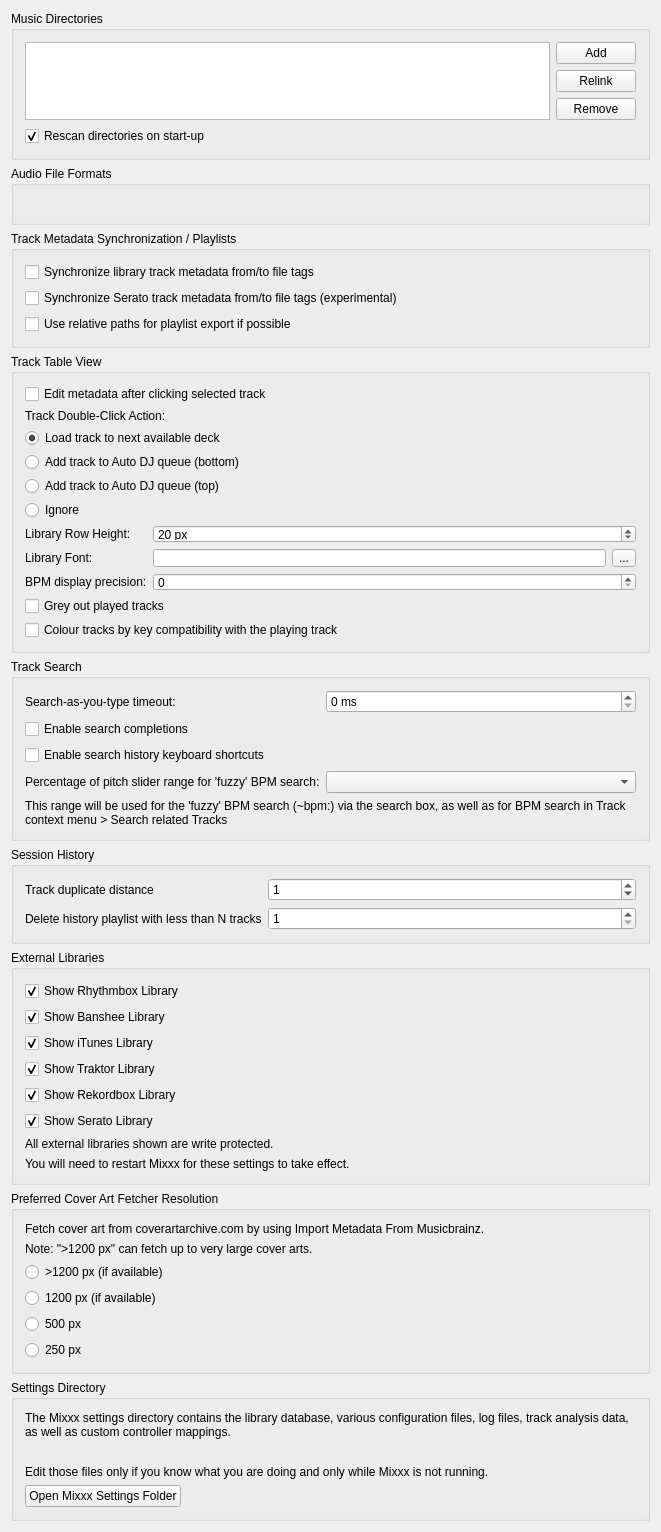
<?xml version="1.0" encoding="UTF-8"?>
<ui version="4.0">
 <class>DlgPrefLibraryDlg</class>
 <widget class="QWidget" name="DlgPrefLibraryDlg">
  <property name="geometry">
   <rect>
    <x>0</x>
    <y>0</y>
    <width>661</width>
    <height>1522</height>
   </rect>
  </property>
  <property name="windowTitle">
   <string notr="true">Library Preferences</string>
  </property>
  <layout class="QVBoxLayout" name="verticalLayout">

   <item>
    <widget class="QGroupBox" name="groupBox_MusicDirectories">
     <property name="title">
      <string>Music Directories</string>
     </property>
     <layout class="QGridLayout" name="gridLayout_music_directories">

      <item row="0" column="0" rowspan="3">
       <widget class="QListView" name="dirList">
        <property name="editTriggers">
         <set>QAbstractItemView::NoEditTriggers</set>
        </property>
        <property name="iconSize">
         <size>
          <width>16</width>
          <height>16</height>
         </size>
        </property>
        <property name="uniformItemSizes">
         <bool>true</bool>
        </property>
       </widget>
      </item>

      <item row="0" column="1">
       <widget class="QPushButton" name="pushButton_add_dir">
        <property name="font">
         <font/>
        </property>
        <property name="toolTip">
         <string>Add a directory where your music is stored. Mixxx will watch this directory and its subdirectories for new tracks.</string>
        </property>
        <property name="text">
         <string>Add</string>
        </property>
       </widget>
      </item>

      <item row="1" column="1">
       <widget class="QPushButton" name="pushButton_relocate_dir">
        <property name="toolTip">
         <string>If an existing music directory is moved, Mixxx doesn't know where to find the audio files in it. Choose Relink to select the music directory in its new location. &lt;br/&gt; This will re-establish the links to the audio files in the Mixxx library.</string>
        </property>
        <property name="text">
         <string extracomment="This will re-establish the links to the audio files in the Mixxx database if you move an music directory to a new location.">Relink</string>
        </property>
       </widget>
      </item>

      <item row="2" column="1">
       <widget class="QPushButton" name="pushButton_remove_dir">
        <property name="font">
         <font/>
        </property>
        <property name="toolTip">
         <string>If removed, Mixxx will no longer watch this directory and its subdirectories for new tracks.</string>
        </property>
        <property name="text">
         <string>Remove</string>
        </property>
       </widget>
      </item>

      <item row="3" column="0" colspan="2">
       <widget class="QCheckBox" name="checkBox_library_scan">
        <property name="text">
         <string>Rescan directories on start-up</string>
        </property>
        <property name="checked">
         <bool>true</bool>
        </property>
       </widget>
      </item>

     </layout>
    </widget>
   </item>

   <item>
    <widget class="QGroupBox" name="groupBox_AudioFileFormats">
     <property name="title">
      <string>Audio File Formats</string>
     </property>
     <property name="flat">
      <bool>false</bool>
     </property>
     <layout class="QGridLayout" name="gridLayout_audio_formats">
      <item row="0" column="0">
       <widget class="QLabel" name="builtInFormats">
        <property name="text">
         <string/>
        </property>
        <property name="wordWrap">
         <bool>true</bool>
        </property>
       </widget>
      </item>
     </layout>
    </widget>
   </item>

   <item>
    <widget class="QGroupBox" name="groupBox_AudioFileTags">
     <property name="title">
      <string>Track Metadata Synchronization / Playlists</string>
     </property>
     <layout class="QGridLayout" name="gridLayout_metadata">
      <item row="0" column="0" colspan="2">
       <widget class="QCheckBox" name="checkBox_sync_track_metadata">
        <property name="toolTip">
         <string>Automatically write modified track metadata from the library into file tags and reimport metadata from updated file tags into the library</string>
        </property>
        <property name="text">
         <string>Synchronize library track metadata from/to file tags</string>
        </property>
       </widget>
      </item>

      <item row="1" column="0">
       <widget class="QCheckBox" name="checkBox_serato_metadata_export">
        <property name="toolTip">
         <string>Keeps track color, beat grid, bpm lock, cue points, and loops synchronized with SERATO_MARKERS/MARKERS2 file tags.&lt;br/&gt;&lt;br/&gt;WARNING: Enabling this option also enables the reimport of Serato metadata after files have been modified outside of Mixxx. On reimport existing metadata in Mixxx is replaced with the metadata found in file tags. Custom metadata not included in file tags like loop colors is lost.</string>
        </property>
        <property name="text">
         <string>Synchronize Serato track metadata from/to file tags (experimental)</string>
        </property>
       </widget>
      </item>

      <item row="2" column="0" colspan="2">
       <widget class="QCheckBox" name="checkBox_use_relative_path">
        <property name="text">
         <string>Use relative paths for playlist export if possible</string>
        </property>
       </widget>
      </item>
     </layout>
    </widget>
   </item>

   <item>
    <widget class="QGroupBox" name="groupBox_TrackTableView">
     <property name="title">
      <string>Track Table View</string>
     </property>
     <layout class="QGridLayout" name="gridLayout_track_table_view">

      <item row="1" column="0" colspan="3">
       <widget class="QCheckBox" name="checkBox_edit_metadata_selected_clicked">
        <property name="text">
         <string>Edit metadata after clicking selected track</string>
        </property>
       </widget>
      </item>

      <item row="2" column="0" colspan="3">
       <widget class="QLabel" name="label_doubeClickAction">
        <property name="text">
         <string>Track Double-Click Action:</string>
        </property>
        <property name="alignment">
         <set>Qt::AlignLeft|Qt::AlignVCenter</set>
        </property>
       </widget>
      </item>

      <item row="3" column="0" colspan="3">
       <widget class="QRadioButton" name="radioButton_dbclick_deck">
        <property name="text">
         <string>Load track to next available deck</string>
        </property>
        <property name="checked">
         <bool>true</bool>
        </property>
       </widget>
      </item>
      <item row="4" column="0" colspan="3">
       <widget class="QRadioButton" name="radioButton_dbclick_bottom">
        <property name="text">
         <string>Add track to Auto DJ queue (bottom)</string>
        </property>
       </widget>
      </item>
      <item row="5" column="0" colspan="3">
       <widget class="QRadioButton" name="radioButton_dbclick_top">
        <property name="text">
         <string>Add track to Auto DJ queue (top)</string>
        </property>
       </widget>
      </item>
      <item row="6" column="0" colspan="3">
       <widget class="QRadioButton" name="radioButton_dbclick_ignore">
        <property name="text">
         <string>Ignore</string>
        </property>
       </widget>
      </item>

      <item row="7" column="0">
       <widget class="QLabel" name="label_rowHeight">
        <property name="text">
         <string>Library Row Height:</string>
        </property>
        <property name="alignment">
         <set>Qt::AlignLeft|Qt::AlignVCenter</set>
        </property>
       </widget>
      </item>
      <item row="7" column="1" colspan="2">
       <widget class="QSpinBox" name="spinBox_row_height">
        <property name="suffix">
         <string> px</string>
        </property>
        <property name="minimum">
         <number>5</number>
        </property>
        <property name="maximum">
         <number>100</number>
        </property>
        <property name="value">
         <number>20</number>
        </property>
       </widget>
      </item>

      <item row="8" column="0">
       <widget class="QLabel" name="label_libraryFont">
        <property name="text">
         <string>Library Font:</string>
        </property>
        <property name="alignment">
         <set>Qt::AlignLeft|Qt::AlignVCenter</set>
        </property>
       </widget>
      </item>
      <item row="8" column="1">
       <widget class="QLineEdit" name="lineEdit_library_font">
        <property name="readOnly">
         <bool>true</bool>
        </property>
       </widget>
      </item>
      <item row="8" column="2">
       <widget class="QToolButton" name="btn_library_font">
        <property name="text">
         <string>...</string>
        </property>
       </widget>
      </item>

      <item row="9" column="0">
       <widget class="QLabel" name="label_bpm_precision">
        <property name="text">
         <string>BPM display precision:</string>
        </property>
        <property name="alignment">
         <set>Qt::AlignLeft|Qt::AlignVCenter</set>
        </property>
       </widget>
      </item>
      <item row="9" column="1" colspan="2">
       <widget class="QSpinBox" name="spinbox_bpm_precision"/>
      </item>

      <item row="10" column="0" colspan="3">
       <widget class="QCheckBox" name="checkbox_played_track_color">
        <property name="text">
         <string>Grey out played tracks</string>
        </property>
       </widget>
      </item>

      <item row="11" column="0" colspan="3">
       <widget class="QCheckBox" name="checkbox_key_color_compatibility">
        <property name="text">
         <string>Colour tracks by key compatibility with the playing track</string>
        </property>
        <property name="toolTip">
         <string>Highlights the key of tracks that harmonically mix with the track that is currently playing: green for the same key, blue for a neighbouring key and amber for the relative major/minor.</string>
        </property>
       </widget>
      </item>

     </layout>
    </widget>
   </item><!-- Track Table View -->

   <item>
    <widget class="QGroupBox" name="groupBox_Search">
     <property name="title">
      <string>Track Search</string>
     </property>
     <layout class="QGridLayout" name="gridLayout_search">

      <item row="0" column="0">
       <widget class="QLabel" name="label_searchDebouncingTimeout">
        <property name="text">
         <string>Search-as-you-type timeout:</string>
        </property>
        <property name="alignment">
         <set>Qt::AlignLeft|Qt::AlignVCenter</set>
        </property>
       </widget>
      </item>
      <item row="0" column="1" colspan="2">
       <widget class="QSpinBox" name="spinBox_search_debouncing_timeout">
        <property name="suffix">
         <string> ms</string>
        </property>
       </widget>
      </item>

      <item row="1" column="0" colspan="3">
       <widget class="QCheckBox" name="checkBox_enable_search_completions">
        <property name="text">
         <string>Enable search completions</string>
        </property>
       </widget>
      </item>

      <item row="2" column="0" colspan="3">
       <widget class="QCheckBox" name="checkBox_enable_search_history_shortcuts">
        <property name="text">
         <string>Enable search history keyboard shortcuts</string>
        </property>
       </widget>
      </item>

      <item row="3" column="0">
       <widget class="QLabel" name="label_searchBpmFuzzyRange">
        <property name="text">
         <string>Percentage of pitch slider range for 'fuzzy' BPM search:</string>
        </property>
        <property name="alignment">
         <set>Qt::AlignLeft|Qt::AlignVCenter</set>
        </property>
        <property name="buddy">
         <cstring>comboBox_search_bpm_fuzzy_range</cstring>
        </property>
       </widget>
      </item>
      <item row="3" column="1" colspan="2">
       <widget class="QComboBox" name="comboBox_search_bpm_fuzzy_range"/>
      </item>
      <item row="4" column="0" colspan="3">
       <widget class="QLabel" name="label_searchBpmFuzzyRangeInfo">
        <property name="text">
         <string>This range will be used for the 'fuzzy' BPM search (~bpm:) via the search box, as well as for BPM search in Track context menu &gt; Search related Tracks</string>
        </property>
        <property name="wordWrap">
         <bool>true</bool>
        </property>
       </widget>
      </item>

     </layout>
    </widget>
   </item><!-- Search box -->

   <item>
    <widget class="QGroupBox" name="groupBox_History">
     <property name="title">
      <string>Session History</string>
     </property>
     <layout class="QGridLayout" name="gridLayout_history">

      <item row="1" column="0">
       <widget class="QLabel" name="label_history_track_duplicate_distance">
        <property name="text">
         <string>Track duplicate distance</string>
        </property>
        <property name="alignment">
         <set>Qt::AlignLeft|Qt::AlignVCenter</set>
        </property>
        <property name="wordWrap">
         <bool>true</bool>
        </property>
       </widget>
      </item>
      <item row="1" column="1" colspan="2">
       <widget class="QSpinBox" name="spinbox_history_track_duplicate_distance">
        <property name="toolTip">
         <string>When playing a track again log it to the session history only if more than N other tracks have been played in the meantime</string>
        </property>
        <property name="minimum">
         <number>0</number>
        </property>
        <property name="maximum">
         <number>99</number>
        </property>
        <property name="value">
         <number>1</number>
        </property>
       </widget>
      </item>

      <item row="2" column="0">
       <widget class="QLabel" name="label_history_cleanup">
        <property name="toolTip">
         <string>History playlist with less than N tracks will be deleted&lt;br/&gt;&lt;br/&gt;Note: the cleanup will be performed during startup and shutdown of Mixxx.</string>
        </property>
        <property name="text">
         <string>Delete history playlist with less than N tracks</string>
        </property>
        <property name="alignment">
         <set>Qt::AlignLeft|Qt::AlignVCenter</set>
        </property>
       </widget>
      </item>
      <item row="2" column="1" colspan="2">
       <widget class="QSpinBox" name="spinbox_history_min_tracks_to_keep">
        <property name="minimum">
         <number>1</number>
        </property>
        <property name="maximum">
         <number>99</number>
        </property>
        <property name="value">
         <number>1</number>
        </property>
       </widget>
      </item>

     </layout>
    </widget>
   </item><!-- History -->

   <item>
    <widget class="QGroupBox" name="groupBox_external_libraries">
     <property name="title">
      <string>External Libraries</string>
     </property>
     <layout class="QGridLayout" name="gridLayout_external_libraries">
      <item row="0" column="0">
       <widget class="QCheckBox" name="checkBox_show_rhythmbox">
        <property name="text">
         <string>Show Rhythmbox Library</string>
        </property>
        <property name="checked">
         <bool>true</bool>
        </property>
       </widget>
      </item>
      <item row="1" column="0">
       <widget class="QCheckBox" name="checkBox_show_banshee">
        <property name="text">
         <string>Show Banshee Library</string>
        </property>
        <property name="checked">
         <bool>true</bool>
        </property>
       </widget>
      </item>
      <item row="2" column="0">
       <widget class="QCheckBox" name="checkBox_show_itunes">
        <property name="text">
         <string>Show iTunes Library</string>
        </property>
        <property name="checked">
         <bool>true</bool>
        </property>
       </widget>
      </item>
      <item row="3" column="0">
       <widget class="QCheckBox" name="checkBox_show_traktor">
        <property name="text">
         <string>Show Traktor Library</string>
        </property>
        <property name="checked">
         <bool>true</bool>
        </property>
       </widget>
      </item>
      <item row="4" column="0">
       <widget class="QCheckBox" name="checkBox_show_rekordbox">
        <property name="text">
         <string>Show Rekordbox Library</string>
        </property>
        <property name="checked">
         <bool>true</bool>
        </property>
       </widget>
      </item>
      <item row="5" column="0">
       <widget class="QCheckBox" name="checkBox_show_serato">
        <property name="text">
         <string>Show Serato Library</string>
        </property>
        <property name="checked">
         <bool>true</bool>
        </property>
       </widget>
      </item>
      <item row="6" column="0">
       <widget class="QLabel" name="label_4">
        <property name="text">
         <string>All external libraries shown are write protected.</string>
        </property>
        <property name="wordWrap">
         <bool>true</bool>
        </property>
        <property name="topMargin" stdset="0">
         <number>10</number>
        </property>
       </widget>
      </item>
      <item row="7" column="0">
       <widget class="QLabel" name="label_11">
        <property name="text">
         <string>You will need to restart Mixxx for these settings to take effect.</string>
        </property>
        <property name="wordWrap">
         <bool>true</bool>
        </property>
       </widget>
      </item>
     </layout>
    </widget>
   </item>

   <item>
    <widget class="QGroupBox" name="groupBox_cover_art_fetcher">
     <property name="title">
      <string>Preferred Cover Art Fetcher Resolution</string>
     </property>
     <layout class="QGridLayout" name="gridLayout_cover_art_fetcher">
      <item row="0" column="0">
       <widget class="QLabel" name="label_12">
        <property name="text">
         <string>Fetch cover art from coverartarchive.com by using Import Metadata From Musicbrainz.</string>
        </property>
        <property name="wordWrap">
         <bool>true</bool>
        </property>
       </widget>
      </item>
      <item row="1" column="0">
       <widget class="QLabel" name="label_13">
        <property name="text">
         <string>Note: &quot;&gt;1200 px&quot; can fetch up to very large cover arts.</string>
        </property>
        <property name="wordWrap">
         <bool>true</bool>
        </property>
       </widget>
      </item>
      <item row="2" column="0">
       <widget class="QRadioButton" name="radioButton_cover_art_fetcher_highest">
        <property name="text">
         <string>&gt;1200 px (if available)</string>
        </property>
        <property name="checked">
         <bool>false</bool>
        </property>
       </widget>
      </item>
      <item row="3" column="0">
       <widget class="QRadioButton" name="radioButton_cover_art_fetcher_high">
        <property name="text">
         <string>1200 px (if available)</string>
        </property>
        <property name="checked">
         <bool>false</bool>
        </property>
       </widget>
      </item>
      <item row="4" column="0">
       <widget class="QRadioButton" name="radioButton_cover_art_fetcher_medium">
        <property name="text">
         <string>500 px</string>
        </property>
        <property name="checked">
         <bool>false</bool>
        </property>
       </widget>
      </item>
      <item row="5" column="0">
       <widget class="QRadioButton" name="radioButton_cover_art_fetcher_lowest">
        <property name="text">
         <string>250 px</string>
        </property>
        <property name="checked">
         <bool>false</bool>
        </property>
       </widget>
      </item>
     </layout>
    </widget>
   </item>

   <item>
    <widget class="QGroupBox" name="groupBox_settingsDir">
     <property name="title">
      <string>Settings Directory</string>
     </property>
     <layout class="QVBoxLayout" name="vlayout_settingsDir">
      <item>
       <widget class="QLabel" name="label_settingsDir">
        <property name="text">
         <string>The Mixxx settings directory contains the library database, various configuration files, log files, track analysis data, as well as custom controller mappings.</string>
        </property>
        <property name="wordWrap">
         <bool>true</bool>
        </property>
       </widget>
      </item>
      <item>
       <widget class="QLabel" name="label_settingsManualLink">
        <property name="text">
         <string/>
        </property>
        <property name="wordWrap">
         <bool>true</bool>
        </property>
        <property name="openExternalLinks">
         <bool>true</bool>
        </property>
       </widget>
      </item>
      <item>
       <widget class="QLabel" name="label_settingsWarning">
        <property name="text">
         <string>Edit those files only if you know what you are doing and only while Mixxx is not running.</string>
        </property>
        <property name="wordWrap">
         <bool>true</bool>
        </property>
       </widget>
      </item>
      <item>
       <widget class="QPushButton" name="pushButton_open_settings_dir">
        <property name="sizePolicy">
         <sizepolicy hsizetype="Fixed" vsizetype="Fixed">
          <horstretch>0</horstretch>
          <verstretch>0</verstretch>
         </sizepolicy>
        </property>
        <property name="text">
         <string>Open Mixxx Settings Folder</string>
        </property>
       </widget>
      </item>
     </layout>
    </widget>
   </item>
   <item>
    <spacer name="verticalSpacer">
     <property name="orientation">
      <enum>Qt::Vertical</enum>
     </property>
     <property name="sizeHint" stdset="0">
      <size>
       <width>20</width>
       <height>40</height>
      </size>
     </property>
    </spacer>
   </item>
  </layout>
 </widget>
 <layoutdefault spacing="6" margin="11"/>
 <tabstops>
  <tabstop>dirList</tabstop>
  <tabstop>pushButton_add_dir</tabstop>
  <tabstop>pushButton_relocate_dir</tabstop>
  <tabstop>pushButton_remove_dir</tabstop>
  <tabstop>checkBox_library_scan</tabstop>
  <tabstop>checkBox_sync_track_metadata</tabstop>
  <tabstop>checkBox_serato_metadata_export</tabstop>
  <tabstop>checkBox_use_relative_path</tabstop>
  <tabstop>checkBox_edit_metadata_selected_clicked</tabstop>
  <tabstop>radioButton_dbclick_deck</tabstop>
  <tabstop>radioButton_dbclick_bottom</tabstop>
  <tabstop>radioButton_dbclick_top</tabstop>
  <tabstop>radioButton_dbclick_ignore</tabstop>
  <tabstop>spinBox_row_height</tabstop>
  <tabstop>btn_library_font</tabstop>
  <tabstop>spinbox_bpm_precision</tabstop>
  <tabstop>checkbox_played_track_color</tabstop>
  <tabstop>checkbox_key_color_compatibility</tabstop>
  <tabstop>spinBox_search_debouncing_timeout</tabstop>
  <tabstop>checkBox_enable_search_completions</tabstop>
  <tabstop>checkBox_enable_search_history_shortcuts</tabstop>
  <tabstop>comboBox_search_bpm_fuzzy_range</tabstop>
  <tabstop>spinbox_history_track_duplicate_distance</tabstop>
  <tabstop>spinbox_history_min_tracks_to_keep</tabstop>
  <tabstop>checkBox_show_rhythmbox</tabstop>
  <tabstop>checkBox_show_banshee</tabstop>
  <tabstop>checkBox_show_itunes</tabstop>
  <tabstop>checkBox_show_traktor</tabstop>
  <tabstop>checkBox_show_rekordbox</tabstop>
  <tabstop>checkBox_show_serato</tabstop>
  <tabstop>radioButton_cover_art_fetcher_highest</tabstop>
  <tabstop>radioButton_cover_art_fetcher_high</tabstop>
  <tabstop>radioButton_cover_art_fetcher_medium</tabstop>
  <tabstop>radioButton_cover_art_fetcher_lowest</tabstop>
  <tabstop>pushButton_open_settings_dir</tabstop>
 </tabstops>
 <resources/>
 <connections/>
</ui>
